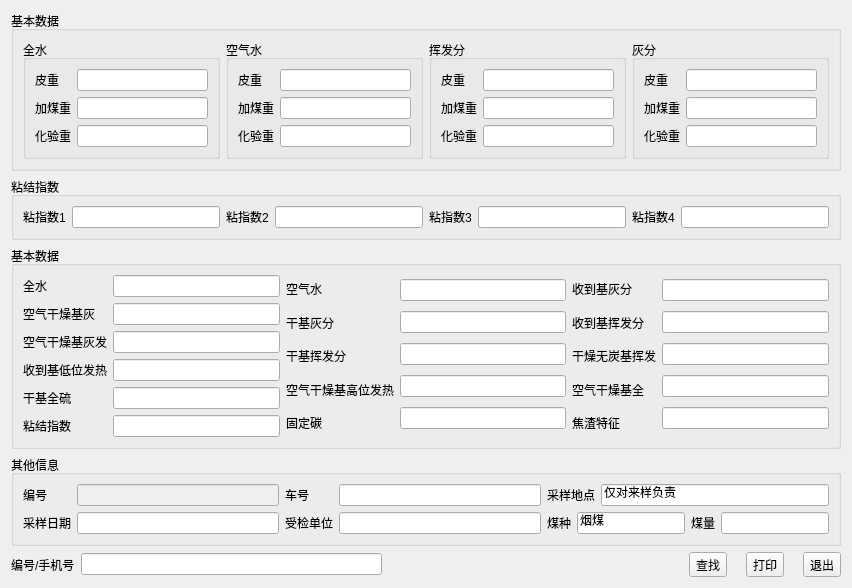
<?xml version="1.0" encoding="UTF-8"?>
<ui version="4.0">
 <class>FindDialog</class>
 <widget class="QDialog" name="FindDialog">
  <property name="geometry">
   <rect>
    <x>0</x>
    <y>0</y>
    <width>852</width>
    <height>544</height>
   </rect>
  </property>
  <property name="windowTitle">
   <string>煤质添加</string>
  </property>
  <layout class="QVBoxLayout" name="verticalLayout_7">
   <item>
    <widget class="QGroupBox" name="groupBox_0">
     <property name="title">
      <string>基本数据</string>
     </property>
     <layout class="QHBoxLayout" name="horizontalLayout_6">
      <item>
       <widget class="QGroupBox" name="groupBox_00">
        <property name="title">
         <string>全水</string>
        </property>
        <layout class="QHBoxLayout" name="horizontalLayout">
         <item>
          <layout class="QVBoxLayout" name="verticalLayout">
           <item>
            <widget class="QLabel" name="label">
             <property name="text">
              <string>皮重</string>
             </property>
            </widget>
           </item>
           <item>
            <widget class="QLabel" name="label_2">
             <property name="text">
              <string>加煤重</string>
             </property>
            </widget>
           </item>
           <item>
            <widget class="QLabel" name="label_3">
             <property name="text">
              <string>化验重</string>
             </property>
            </widget>
           </item>
          </layout>
         </item>
         <item>
          <layout class="QVBoxLayout" name="verticalLayout_2">
           <item>
            <widget class="QLineEdit" name="lineEdit_000"/>
           </item>
           <item>
            <widget class="QLineEdit" name="lineEdit_001"/>
           </item>
           <item>
            <widget class="QLineEdit" name="lineEdit_002"/>
           </item>
          </layout>
         </item>
        </layout>
       </widget>
      </item>
      <item>
       <widget class="QGroupBox" name="groupBox_01">
        <property name="title">
         <string>空气水</string>
        </property>
        <layout class="QHBoxLayout" name="horizontalLayout_2">
         <item>
          <layout class="QVBoxLayout" name="verticalLayout_3">
           <item>
            <widget class="QLabel" name="label_010">
             <property name="text">
              <string>皮重</string>
             </property>
            </widget>
           </item>
           <item>
            <widget class="QLabel" name="label_011">
             <property name="text">
              <string>加煤重</string>
             </property>
            </widget>
           </item>
           <item>
            <widget class="QLabel" name="label_012">
             <property name="text">
              <string>化验重</string>
             </property>
            </widget>
           </item>
          </layout>
         </item>
         <item>
          <layout class="QVBoxLayout" name="verticalLayout_4">
           <item>
            <widget class="QLineEdit" name="lineEdit_010"/>
           </item>
           <item>
            <widget class="QLineEdit" name="lineEdit_011"/>
           </item>
           <item>
            <widget class="QLineEdit" name="lineEdit_012"/>
           </item>
          </layout>
         </item>
        </layout>
       </widget>
      </item>
      <item>
       <widget class="QGroupBox" name="groupBox_02">
        <property name="title">
         <string>挥发分</string>
        </property>
        <layout class="QHBoxLayout" name="horizontalLayout_5">
         <item>
          <layout class="QVBoxLayout" name="verticalLayout_9">
           <item>
            <widget class="QLabel" name="label_13">
             <property name="text">
              <string>皮重</string>
             </property>
            </widget>
           </item>
           <item>
            <widget class="QLabel" name="label_14">
             <property name="text">
              <string>加煤重</string>
             </property>
            </widget>
           </item>
           <item>
            <widget class="QLabel" name="label_15">
             <property name="text">
              <string>化验重</string>
             </property>
            </widget>
           </item>
          </layout>
         </item>
         <item>
          <layout class="QVBoxLayout" name="verticalLayout_10">
           <item>
            <widget class="QLineEdit" name="lineEdit_020"/>
           </item>
           <item>
            <widget class="QLineEdit" name="lineEdit_021"/>
           </item>
           <item>
            <widget class="QLineEdit" name="lineEdit_022"/>
           </item>
          </layout>
         </item>
        </layout>
       </widget>
      </item>
      <item>
       <widget class="QGroupBox" name="groupBox_03">
        <property name="title">
         <string>灰分</string>
        </property>
        <layout class="QHBoxLayout" name="horizontalLayout_3">
         <item>
          <layout class="QVBoxLayout" name="verticalLayout_5">
           <item>
            <widget class="QLabel" name="label_7">
             <property name="text">
              <string>皮重</string>
             </property>
            </widget>
           </item>
           <item>
            <widget class="QLabel" name="label_8">
             <property name="text">
              <string>加煤重</string>
             </property>
            </widget>
           </item>
           <item>
            <widget class="QLabel" name="label_9">
             <property name="text">
              <string>化验重</string>
             </property>
            </widget>
           </item>
          </layout>
         </item>
         <item>
          <layout class="QVBoxLayout" name="verticalLayout_6">
           <item>
            <widget class="QLineEdit" name="lineEdit_030"/>
           </item>
           <item>
            <widget class="QLineEdit" name="lineEdit_031"/>
           </item>
           <item>
            <widget class="QLineEdit" name="lineEdit_032"/>
           </item>
          </layout>
         </item>
        </layout>
       </widget>
      </item>
     </layout>
    </widget>
   </item>
   <item>
    <widget class="QGroupBox" name="groupBox_1">
     <property name="title">
      <string>粘结指数</string>
     </property>
     <layout class="QHBoxLayout" name="horizontalLayout_11">
      <item>
       <layout class="QHBoxLayout" name="horizontalLayout_7">
        <item>
         <widget class="QLabel" name="label_4">
          <property name="text">
           <string>粘指数1</string>
          </property>
         </widget>
        </item>
        <item>
         <widget class="QLineEdit" name="lineEdit_100"/>
        </item>
       </layout>
      </item>
      <item>
       <layout class="QHBoxLayout" name="horizontalLayout_8">
        <item>
         <widget class="QLabel" name="label_5">
          <property name="text">
           <string>粘指数2</string>
          </property>
         </widget>
        </item>
        <item>
         <widget class="QLineEdit" name="lineEdit_101"/>
        </item>
       </layout>
      </item>
      <item>
       <layout class="QHBoxLayout" name="horizontalLayout_10">
        <item>
         <widget class="QLabel" name="label_16">
          <property name="text">
           <string>粘指数3</string>
          </property>
         </widget>
        </item>
        <item>
         <widget class="QLineEdit" name="lineEdit_102"/>
        </item>
       </layout>
      </item>
      <item>
       <layout class="QHBoxLayout" name="horizontalLayout_9">
        <item>
         <widget class="QLabel" name="label_6">
          <property name="text">
           <string>粘指数4</string>
          </property>
         </widget>
        </item>
        <item>
         <widget class="QLineEdit" name="lineEdit_103"/>
        </item>
       </layout>
      </item>
     </layout>
    </widget>
   </item>
   <item>
    <widget class="QGroupBox" name="groupBox_2">
     <property name="title">
      <string>基本数据</string>
     </property>
     <layout class="QHBoxLayout" name="horizontalLayout_12">
      <item>
       <layout class="QVBoxLayout" name="verticalLayout_11">
        <item>
         <widget class="QLabel" name="label_17">
          <property name="text">
           <string>全水</string>
          </property>
         </widget>
        </item>
        <item>
         <widget class="QLabel" name="label_20">
          <property name="text">
           <string>空气干燥基灰</string>
          </property>
         </widget>
        </item>
        <item>
         <widget class="QLabel" name="label_21">
          <property name="text">
           <string>空气干燥基灰发</string>
          </property>
         </widget>
        </item>
        <item>
         <widget class="QLabel" name="label_22">
          <property name="text">
           <string>收到基低位发热</string>
          </property>
         </widget>
        </item>
        <item>
         <widget class="QLabel" name="label_23">
          <property name="text">
           <string>干基全硫</string>
          </property>
         </widget>
        </item>
        <item>
         <widget class="QLabel" name="label_24">
          <property name="text">
           <string>粘结指数</string>
          </property>
         </widget>
        </item>
       </layout>
      </item>
      <item>
       <layout class="QVBoxLayout" name="verticalLayout_12">
        <item>
         <widget class="QLineEdit" name="lineEdit_200"/>
        </item>
        <item>
         <widget class="QLineEdit" name="lineEdit_201"/>
        </item>
        <item>
         <widget class="QLineEdit" name="lineEdit_202"/>
        </item>
        <item>
         <widget class="QLineEdit" name="lineEdit_203"/>
        </item>
        <item>
         <widget class="QLineEdit" name="lineEdit_204"/>
        </item>
        <item>
         <widget class="QLineEdit" name="lineEdit_205"/>
        </item>
       </layout>
      </item>
      <item>
       <layout class="QVBoxLayout" name="verticalLayout_13">
        <item>
         <widget class="QLabel" name="label_25">
          <property name="text">
           <string>空气水</string>
          </property>
         </widget>
        </item>
        <item>
         <widget class="QLabel" name="label_26">
          <property name="text">
           <string>干基灰分</string>
          </property>
         </widget>
        </item>
        <item>
         <widget class="QLabel" name="label_27">
          <property name="text">
           <string>干基挥发分</string>
          </property>
         </widget>
        </item>
        <item>
         <widget class="QLabel" name="label_28">
          <property name="text">
           <string>空气干燥基高位发热</string>
          </property>
         </widget>
        </item>
        <item>
         <widget class="QLabel" name="label_29">
          <property name="text">
           <string>固定碳</string>
          </property>
         </widget>
        </item>
       </layout>
      </item>
      <item>
       <layout class="QVBoxLayout" name="verticalLayout_14">
        <item>
         <widget class="QLineEdit" name="lineEdit_210"/>
        </item>
        <item>
         <widget class="QLineEdit" name="lineEdit_211"/>
        </item>
        <item>
         <widget class="QLineEdit" name="lineEdit_212"/>
        </item>
        <item>
         <widget class="QLineEdit" name="lineEdit_213"/>
        </item>
        <item>
         <widget class="QLineEdit" name="lineEdit_214"/>
        </item>
       </layout>
      </item>
      <item>
       <layout class="QVBoxLayout" name="verticalLayout_15">
        <item>
         <widget class="QLabel" name="label_31">
          <property name="text">
           <string>收到基灰分</string>
          </property>
         </widget>
        </item>
        <item>
         <widget class="QLabel" name="label_32">
          <property name="text">
           <string>收到基挥发分</string>
          </property>
         </widget>
        </item>
        <item>
         <widget class="QLabel" name="label_33">
          <property name="text">
           <string>干燥无炭基挥发</string>
          </property>
         </widget>
        </item>
        <item>
         <widget class="QLabel" name="label_34">
          <property name="text">
           <string>空气干燥基全</string>
          </property>
         </widget>
        </item>
        <item>
         <widget class="QLabel" name="label_35">
          <property name="text">
           <string>焦渣特征</string>
          </property>
         </widget>
        </item>
       </layout>
      </item>
      <item>
       <layout class="QVBoxLayout" name="verticalLayout_16">
        <item>
         <widget class="QLineEdit" name="lineEdit_220"/>
        </item>
        <item>
         <widget class="QLineEdit" name="lineEdit_221"/>
        </item>
        <item>
         <widget class="QLineEdit" name="lineEdit_222"/>
        </item>
        <item>
         <widget class="QLineEdit" name="lineEdit_223"/>
        </item>
        <item>
         <widget class="QLineEdit" name="lineEdit_224"/>
        </item>
       </layout>
      </item>
     </layout>
    </widget>
   </item>
   <item>
    <widget class="QGroupBox" name="groupBox_3">
     <property name="title">
      <string>其他信息</string>
     </property>
     <layout class="QHBoxLayout" name="horizontalLayout_17">
      <item>
       <layout class="QVBoxLayout" name="verticalLayout_17">
        <item>
         <widget class="QLabel" name="label_30">
          <property name="text">
           <string>编号</string>
          </property>
         </widget>
        </item>
        <item>
         <widget class="QLabel" name="label_36">
          <property name="text">
           <string>采样日期</string>
          </property>
         </widget>
        </item>
       </layout>
      </item>
      <item>
       <layout class="QVBoxLayout" name="verticalLayout_18">
        <item>
         <widget class="QLineEdit" name="lineEdit_300">
          <property name="enabled">
           <bool>false</bool>
          </property>
         </widget>
        </item>
        <item>
         <widget class="QLineEdit" name="lineEdit_301"/>
        </item>
       </layout>
      </item>
      <item>
       <layout class="QVBoxLayout" name="verticalLayout_19">
        <item>
         <widget class="QLabel" name="label_38">
          <property name="text">
           <string>车号</string>
          </property>
         </widget>
        </item>
        <item>
         <widget class="QLabel" name="label_37">
          <property name="text">
           <string>受检单位</string>
          </property>
         </widget>
        </item>
       </layout>
      </item>
      <item>
       <layout class="QVBoxLayout" name="verticalLayout_20">
        <item>
         <widget class="QLineEdit" name="lineEdit_302"/>
        </item>
        <item>
         <widget class="QLineEdit" name="lineEdit_303"/>
        </item>
       </layout>
      </item>
      <item>
       <layout class="QVBoxLayout" name="verticalLayout_21">
        <item>
         <layout class="QHBoxLayout" name="horizontalLayout_15">
          <item>
           <widget class="QLabel" name="label_39">
            <property name="text">
             <string>采样地点</string>
            </property>
           </widget>
          </item>
          <item>
           <widget class="QLineEdit" name="lineEdit_304">
            <property name="text">
             <string>仅对来样负责</string>
            </property>
           </widget>
          </item>
         </layout>
        </item>
        <item>
         <layout class="QHBoxLayout" name="horizontalLayout_16">
          <item>
           <widget class="QLabel" name="label_41">
            <property name="text">
             <string>煤种</string>
            </property>
           </widget>
          </item>
          <item>
           <widget class="QLineEdit" name="lineEdit_305">
            <property name="text">
             <string>烟煤</string>
            </property>
           </widget>
          </item>
          <item>
           <widget class="QLabel" name="label_40">
            <property name="text">
             <string>煤量</string>
            </property>
           </widget>
          </item>
          <item>
           <widget class="QLineEdit" name="lineEdit_306"/>
          </item>
         </layout>
        </item>
       </layout>
      </item>
     </layout>
    </widget>
   </item>
   <item>
    <layout class="QHBoxLayout" name="horizontalLayout_4">
     <item>
      <widget class="QLabel" name="label_10">
       <property name="text">
        <string>编号/手机号</string>
       </property>
      </widget>
     </item>
     <item>
      <widget class="QLineEdit" name="lineEdit"/>
     </item>
     <item>
      <spacer name="horizontalSpacer">
       <property name="orientation">
        <enum>Qt::Horizontal</enum>
       </property>
       <property name="sizeHint" stdset="0">
        <size>
         <width>40</width>
         <height>20</height>
        </size>
       </property>
      </spacer>
     </item>
     <item>
      <widget class="QToolButton" name="btn_find">
       <property name="text">
        <string>查找</string>
       </property>
       <property name="icon">
        <iconset resource="main.qrc">
         <normaloff>:/images/find.png</normaloff>:/images/find.png</iconset>
       </property>
       <property name="toolButtonStyle">
        <enum>Qt::ToolButtonTextBesideIcon</enum>
       </property>
      </widget>
     </item>
     <item>
      <widget class="QLabel" name="label_42">
       <property name="text">
        <string/>
       </property>
      </widget>
     </item>
     <item>
      <widget class="QToolButton" name="btn_print">
       <property name="text">
        <string>打印</string>
       </property>
       <property name="icon">
        <iconset resource="main.qrc">
         <normaloff>:/images/print.png</normaloff>:/images/print.png</iconset>
       </property>
       <property name="toolButtonStyle">
        <enum>Qt::ToolButtonTextBesideIcon</enum>
       </property>
      </widget>
     </item>
     <item>
      <widget class="QLabel" name="label_43">
       <property name="text">
        <string/>
       </property>
      </widget>
     </item>
     <item>
      <widget class="QToolButton" name="btn_exit">
       <property name="text">
        <string>退出</string>
       </property>
       <property name="icon">
        <iconset resource="main.qrc">
         <normaloff>:/images/exit.png</normaloff>:/images/exit.png</iconset>
       </property>
       <property name="toolButtonStyle">
        <enum>Qt::ToolButtonTextBesideIcon</enum>
       </property>
      </widget>
     </item>
    </layout>
   </item>
  </layout>
 </widget>
 <resources>
  <include location="main.qrc"/>
 </resources>
 <connections/>
</ui>
